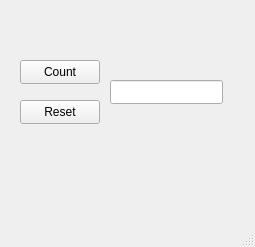
<?xml version="1.0" encoding="UTF-8"?>
<ui version="4.0">
 <class>MainWindow</class>
 <widget class="QMainWindow" name="MainWindow">
  <property name="geometry">
   <rect>
    <x>0</x>
    <y>0</y>
    <width>255</width>
    <height>247</height>
   </rect>
  </property>
  <property name="windowTitle">
   <string>MainWindow</string>
  </property>
  <widget class="QWidget" name="centralwidget">
   <widget class="QLineEdit" name="lineEdit">
    <property name="geometry">
     <rect>
      <x>110</x>
      <y>80</y>
      <width>113</width>
      <height>24</height>
     </rect>
    </property>
   </widget>
   <widget class="QPushButton" name="countButton">
    <property name="geometry">
     <rect>
      <x>20</x>
      <y>60</y>
      <width>80</width>
      <height>24</height>
     </rect>
    </property>
    <property name="text">
     <string>Count</string>
    </property>
   </widget>
   <widget class="QPushButton" name="resetButton">
    <property name="geometry">
     <rect>
      <x>20</x>
      <y>100</y>
      <width>80</width>
      <height>24</height>
     </rect>
    </property>
    <property name="text">
     <string>Reset</string>
    </property>
   </widget>
  </widget>
  <widget class="QMenuBar" name="menubar">
   <property name="geometry">
    <rect>
     <x>0</x>
     <y>0</y>
     <width>255</width>
     <height>21</height>
    </rect>
   </property>
  </widget>
  <widget class="QStatusBar" name="statusbar"/>
 </widget>
 <resources/>
 <connections/>
</ui>
